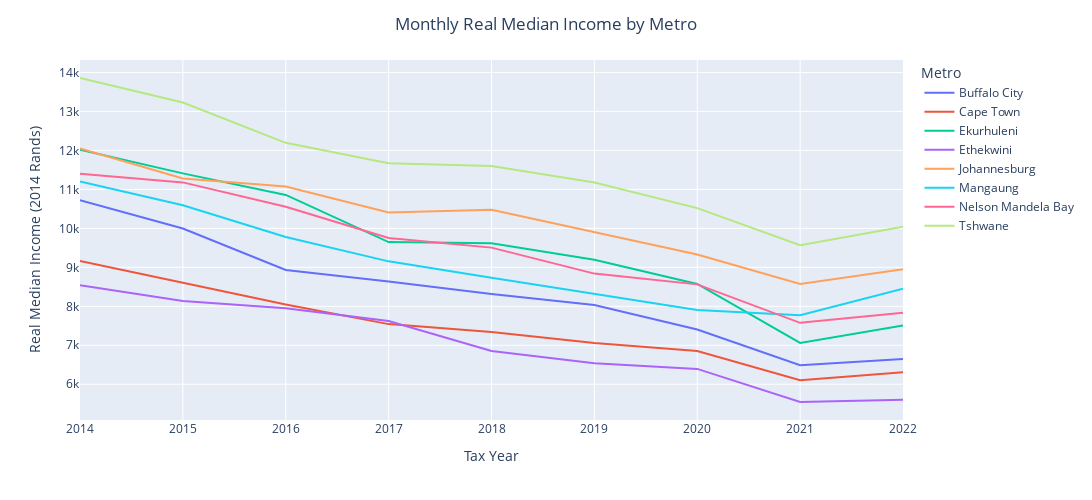

The notebook cell this image was saved under:
### Code cell
import pandas as pd
import plotly.express as px
df = pd.read_csv('Data/Municipal_MedianIncome.csv')
# df.FTE = df.FTE.str.replace("<10","0").astype('float')
df.dropna(inplace=True)
df = df[df.CAT_B.str.len() == 3]
metros = {"CPT":"Cape Town",
          "ETH":"Ethekwini",
          "JHB":"Johannesburg",
          "NMA":"Nelson Mandela Bay",
            "TSH":"Tshwane",
            "BUF":"Buffalo City",
            "EKU":"Ekurhuleni",
            "MAN":"Mangaung"}
df['Metro'] = df.CAT_B.map(metros)
df = df.pivot(index='TaxYear',columns='Metro',values='MedianIncome')
df["CPI"]=[69.3,72.0,77.,81.9,85.2,88.6,92.8,95.4,100.8]
df.CPI = df.CPI / df.CPI.iloc[0]
df = df.T   / df.T.iloc[-1] 
fig = px.line(df.iloc[:-1].T)
fig.update_layout(title="Monthly Real Median Income by Metro",
                  title_x=0.5,
                  height=500,
                  width=1200)

# To change the x and y axis labels
fig.update_xaxes(title_text='Tax Year')
fig.update_yaxes(title_text='Real Median Income (2014 Rands)')

fig.show()

### Figure 1 — Plotly figure (JSON) as saved in the notebook; plotly's stock layout.template omitted (floating-point values rounded to 4 significant figures)
{"data": [{"hovertemplate": "Metro=Buffalo City<br>TaxYear=%{x}<br>value=%{y}<extra></extra>", "legendgroup": "Buffalo City", "line": {"color": "#636efa", "dash": "solid"}, "marker": {"symbol": "circle"}, "mode": "lines", "name": "Buffalo City", "orientation": "v", "showlegend": true, "type": "scatter", "x": [2014, 2015, 2016, 2017, 2018, 2019, 2020, 2021, 2022], "xaxis": "x", "y": [10720.0, 9997.0, 8932.0, 8635.0, 8316.0, 8031.0, 7406.0, 6490.0, 6650.0], "yaxis": "y"}, {"hovertemplate": "Metro=Cape Town<br>TaxYear=%{x}<br>value=%{y}<extra></extra>", "legendgroup": "Cape Town", "line": {"color": "#EF553B", "dash": "solid"}, "marker": {"symbol": "circle"}, "mode": "lines", "name": "Cape Town", "orientation": "v", "showlegend": true, "type": "scatter", "x": [2014, 2015, 2016, 2017, 2018, 2019, 2020, 2021, 2022], "xaxis": "x", "y": [9165.0, 8606.0, 8048.0, 7543.0, 7341.0, 7060.0, 6854.0, 6104.0, 6305.0], "yaxis": "y"}, {"hovertemplate": "Metro=Ekurhuleni<br>TaxYear=%{x}<br>value=%{y}<extra></extra>", "legendgroup": "Ekurhuleni", "line": {"color": "#00cc96", "dash": "solid"}, "marker": {"symbol": "circle"}, "mode": "lines", "name": "Ekurhuleni", "orientation": "v", "showlegend": true, "type": "scatter", "x": [2014, 2015, 2016, 2017, 2018, 2019, 2020, 2021, 2022], "xaxis": "x", "y": [12020.0, 11410.0, 10860.0, 9647.0, 9615.0, 9195.0, 8574.0, 7061.0, 7507.0], "yaxis": "y"}, {"hovertemplate": "Metro=Ethekwini<br>TaxYear=%{x}<br>value=%{y}<extra></extra>", "legendgroup": "Ethekwini", "line": {"color": "#ab63fa", "dash": "solid"}, "marker": {"symbol": "circle"}, "mode": "lines", "name": "Ethekwini", "orientation": "v", "showlegend": true, "type": "scatter", "x": [2014, 2015, 2016, 2017, 2018, 2019, 2020, 2021, 2022], "xaxis": "x", "y": [8541.0, 8137.0, 7949.0, 7624.0, 6853.0, 6538.0, 6393.0, 5544.0, 5605.0], "yaxis": "y"}, {"hovertemplate": "Metro=Johannesburg<br>TaxYear=%{x}<br>value=%{y}<extra></extra>", "legendgroup": "Johannesburg", "line": {"color": "#FFA15A", "dash": "solid"}, "marker": {"symbol": "circle"}, "mode": "lines", "name": "Johannesburg", "orientation": "v", "showlegend": true, "type": "scatter", "x": [2014, 2015, 2016, 2017, 2018, 2019, 2020, 2021, 2022], "xaxis": "x", "y": [12050.0, 11280.0, 11080.0, 10400.0, 10480.0, 9905.0, 9327.0, 8572.0, 8951.0], "yaxis": "y"}, {"hovertemplate": "Metro=Mangaung<br>TaxYear=%{x}<br>value=%{y}<extra></extra>", "legendgroup": "Mangaung", "line": {"color": "#19d3f3", "dash": "solid"}, "marker": {"symbol": "circle"}, "mode": "lines", "name": "Mangaung", "orientation": "v", "showlegend": true, "type": "scatter", "x": [2014, 2015, 2016, 2017, 2018, 2019, 2020, 2021, 2022], "xaxis": "x", "y": [11210.0, 10590.0, 9779.0, 9153.0, 8732.0, 8310.0, 7906.0, 7773.0, 8454.0], "yaxis": "y"}, {"hovertemplate": "Metro=Nelson Mandela Bay<br>TaxYear=%{x}<br>value=%{y}<extra></extra>", "legendgroup": "Nelson Mandela Bay", "line": {"color": "#FF6692", "dash": "solid"}, "marker": {"symbol": "circle"}, "mode": "lines", "name": "Nelson Mandela Bay", "orientation": "v", "showlegend": true, "type": "scatter", "x": [2014, 2015, 2016, 2017, 2018, 2019, 2020, 2021, 2022], "xaxis": "x", "y": [11400.0, 11180.0, 10550.0, 9753.0, 9506.0, 8839.0, 8562.0, 7576.0, 7838.0], "yaxis": "y"}, {"hovertemplate": "Metro=Tshwane<br>TaxYear=%{x}<br>value=%{y}<extra></extra>", "legendgroup": "Tshwane", "line": {"color": "#B6E880", "dash": "solid"}, "marker": {"symbol": "circle"}, "mode": "lines", "name": "Tshwane", "orientation": "v", "showlegend": true, "type": "scatter", "x": [2014, 2015, 2016, 2017, 2018, 2019, 2020, 2021, 2022], "xaxis": "x", "y": [13860.0, 13230.0, 12190.0, 11670.0, 11600.0, 11170.0, 10520.0, 9568.0, 10040.0], "yaxis": "y"}], "layout": {"height": 500, "legend": {"title": {"text": "Metro"}, "tracegroupgap": 0}, "margin": {"t": 60}, "title": {"text": "Monthly Real Median Income by Metro", "x": 0.5}, "width": 1200, "xaxis": {"anchor": "y", "domain": [0, 1], "title": {"text": "Tax Year"}}, "yaxis": {"anchor": "x", "domain": [0, 1], "title": {"text": "Real Median Income (2014 Rands)"}}}}
